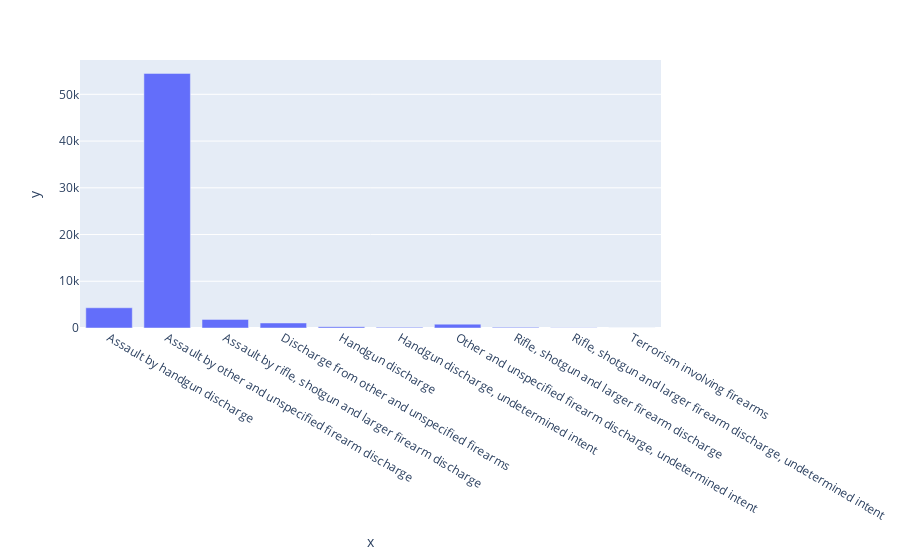

Notebook code cell kept with this figure:
### Code cell
while True:
    death_type_output = input("Would you like to see information on the type of deaths of victims of firearm related deaths? Y/N ")
    if death_type_output in ["Y", "y", "N", "n"]:
        break

if death_type_output in ["Y", "y"]:
    queried_wonder_data_type = queried_wonder_data[["Death-Type", "Deaths"]].groupby("Death-Type").agg(sum).reset_index()
    death_type = px.bar(x = queried_wonder_data_type["Death-Type"], y = queried_wonder_data_type.Deaths)
    print(f"The type of death of individuals who were victims of firearm related injuries is as follows:")
    death_type.show()

### Figure 1 — Plotly figure (JSON) as saved in the notebook; plotly's stock layout.template omitted (floating-point values rounded to 4 significant figures)
{"data": [{"alignmentgroup": "True", "hovertemplate": "x=%{x}<br>y=%{y}<extra></extra>", "legendgroup": "", "marker": {"color": "#636efa", "pattern": {"shape": ""}}, "name": "", "offsetgroup": "", "orientation": "v", "showlegend": false, "textposition": "auto", "type": "bar", "x": ["Assault by handgun discharge", "Assault by other and unspecified firearm discharge", "Assault by rifle, shotgun and larger firearm discharge", "Discharge from other and unspecified firearms", "Handgun discharge", "Handgun discharge, undetermined intent", "Other and unspecified firearm discharge, undetermined intent", "Rifle, shotgun and larger firearm discharge", "Rifle, shotgun and larger firearm discharge, undetermined intent", "Terrorism involving firearms"], "xaxis": "x", "y": [4329, 54477, 1845, 1076, 287, 137, 824, 139, 65, 6], "yaxis": "y"}], "layout": {"barmode": "relative", "legend": {"tracegroupgap": 0}, "margin": {"t": 60}, "xaxis": {"anchor": "y", "domain": [0, 1], "title": {"text": "x"}}, "yaxis": {"anchor": "x", "domain": [0, 1], "title": {"text": "y"}}}}
